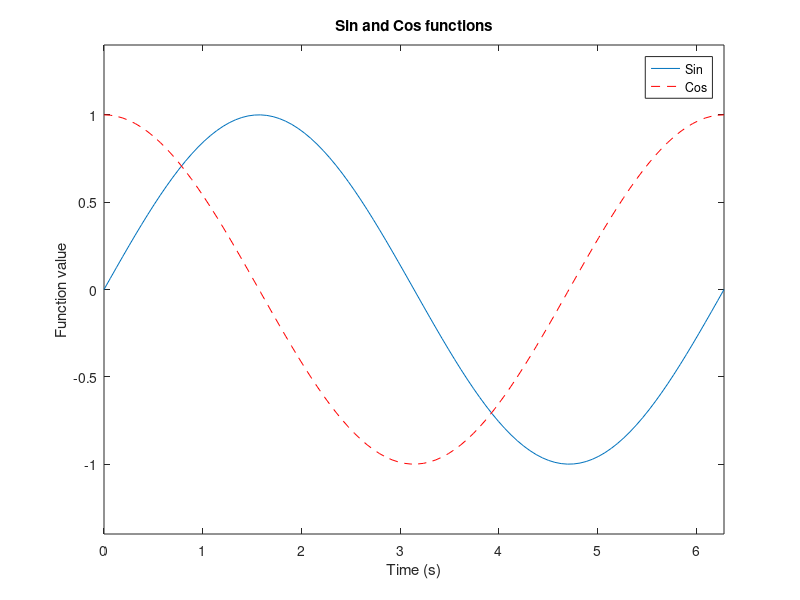

Recreate this plot in MATLAB.
close all; clear all;
t = linspace(0, 2*pi);
y1 = sin(t);
plot(t, y1)

hold on
y2 = cos(t);
plot(t, y2, '--r') 
xlabel('Time (s)')
ylabel('Function value')
title('Sin and Cos functions')
legend({'Sin', 'Cos'})
xlim([0 2*pi])
ylim([-1.4 1.4])